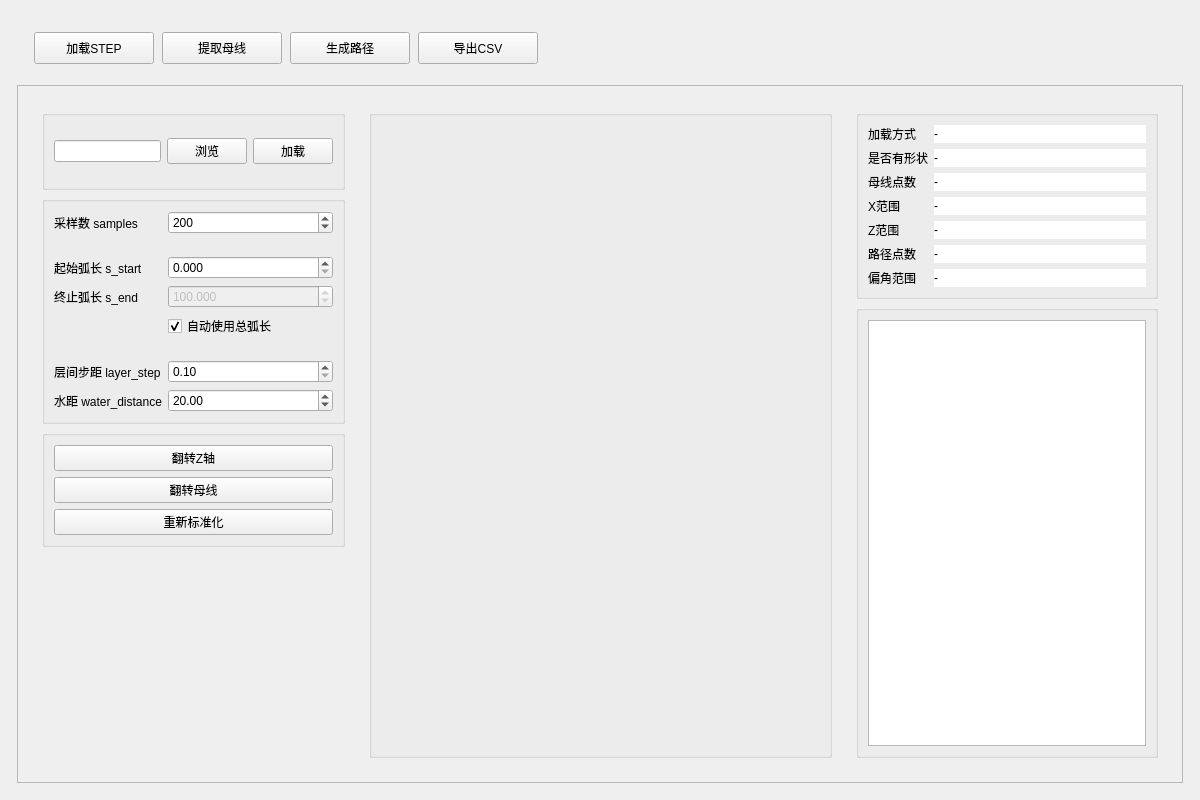
<?xml version="1.0" encoding="UTF-8"?>
<ui version="4.0">
 <class>MainWindow</class>
 <widget class="QWidget" name="MainWindow">
  <property name="geometry">
   <rect>
    <x>0</x>
    <y>0</y>
    <width>1200</width>
    <height>800</height>
   </rect>
  </property>
  <property name="minimumSize">
   <size>
    <width>1200</width>
    <height>800</height>
   </size>
  </property>
  <property name="windowTitle">
   <string>ProfilingScanPath v2.0</string>
  </property>
  <layout class="QGridLayout" name="gridLayout">
   <item row="0" column="0">
    <layout class="QVBoxLayout" name="verticalLayout" stretch="0,1">
     <property name="sizeConstraint">
      <enum>QLayout::SetDefaultConstraint</enum>
     </property>
     <property name="leftMargin">
      <number>6</number>
     </property>
     <property name="topMargin">
      <number>6</number>
     </property>
     <property name="rightMargin">
      <number>6</number>
     </property>
     <property name="bottomMargin">
      <number>6</number>
     </property>
     <item>
      <widget class="QWidget" name="wgtToolbar" native="true">
       <property name="sizePolicy">
        <sizepolicy hsizetype="Preferred" vsizetype="Fixed">
         <horstretch>0</horstretch>
         <verstretch>0</verstretch>
        </sizepolicy>
       </property>
       <property name="minimumSize">
        <size>
         <width>0</width>
         <height>60</height>
        </size>
       </property>
       <property name="maximumSize">
        <size>
         <width>1677215</width>
         <height>80</height>
        </size>
       </property>
       <layout class="QVBoxLayout" name="verticalLayout_9">
        <item>
         <layout class="QHBoxLayout" name="horizontalLayout">
          <property name="spacing">
           <number>8</number>
          </property>
          <property name="leftMargin">
           <number>8</number>
          </property>
          <property name="topMargin">
           <number>6</number>
          </property>
          <property name="rightMargin">
           <number>8</number>
          </property>
          <property name="bottomMargin">
           <number>6</number>
          </property>
          <item>
           <widget class="QToolButton" name="btnOpen">
            <property name="sizePolicy">
             <sizepolicy hsizetype="Preferred" vsizetype="Fixed">
              <horstretch>0</horstretch>
              <verstretch>0</verstretch>
             </sizepolicy>
            </property>
            <property name="minimumSize">
             <size>
              <width>120</width>
              <height>32</height>
             </size>
            </property>
            <property name="maximumSize">
             <size>
              <width>16777215</width>
              <height>36</height>
             </size>
            </property>
            <property name="text">
             <string>加载STEP</string>
            </property>
           </widget>
          </item>
          <item>
           <widget class="QToolButton" name="btnExtract">
            <property name="sizePolicy">
             <sizepolicy hsizetype="Preferred" vsizetype="Fixed">
              <horstretch>0</horstretch>
              <verstretch>0</verstretch>
             </sizepolicy>
            </property>
            <property name="minimumSize">
             <size>
              <width>120</width>
              <height>32</height>
             </size>
            </property>
            <property name="maximumSize">
             <size>
              <width>16777215</width>
              <height>36</height>
             </size>
            </property>
            <property name="text">
             <string>提取母线</string>
            </property>
           </widget>
          </item>
          <item>
           <widget class="QToolButton" name="btnGenerate">
            <property name="sizePolicy">
             <sizepolicy hsizetype="Preferred" vsizetype="Fixed">
              <horstretch>0</horstretch>
              <verstretch>0</verstretch>
             </sizepolicy>
            </property>
            <property name="minimumSize">
             <size>
              <width>120</width>
              <height>32</height>
             </size>
            </property>
            <property name="maximumSize">
             <size>
              <width>16777215</width>
              <height>36</height>
             </size>
            </property>
            <property name="text">
             <string>生成路径</string>
            </property>
           </widget>
          </item>
          <item>
           <widget class="QToolButton" name="btnExport">
            <property name="sizePolicy">
             <sizepolicy hsizetype="Preferred" vsizetype="Fixed">
              <horstretch>0</horstretch>
              <verstretch>0</verstretch>
             </sizepolicy>
            </property>
            <property name="minimumSize">
             <size>
              <width>120</width>
              <height>32</height>
             </size>
            </property>
            <property name="maximumSize">
             <size>
              <width>16777215</width>
              <height>36</height>
             </size>
            </property>
            <property name="text">
             <string>导出CSV</string>
            </property>
           </widget>
          </item>
          <item>
           <spacer name="horizontalSpacer">
            <property name="orientation">
             <enum>Qt::Horizontal</enum>
            </property>
            <property name="sizeHint" stdset="0">
             <size>
              <width>40</width>
              <height>20</height>
             </size>
            </property>
           </spacer>
          </item>
         </layout>
        </item>
       </layout>
      </widget>
     </item>
     <item>
      <widget class="QFrame" name="frameMain">
       <property name="sizePolicy">
        <sizepolicy hsizetype="Expanding" vsizetype="Expanding">
         <horstretch>0</horstretch>
         <verstretch>0</verstretch>
        </sizepolicy>
       </property>
       <property name="minimumSize">
        <size>
         <width>0</width>
         <height>0</height>
        </size>
       </property>
       <property name="frameShape">
        <enum>QFrame::StyledPanel</enum>
       </property>
       <property name="frameShadow">
        <enum>QFrame::Raised</enum>
       </property>
       <layout class="QHBoxLayout" name="horizontalLayout_4">
        <item>
         <layout class="QHBoxLayout" name="horizontalLayout_2" stretch="2,3,2">
          <property name="leftMargin">
           <number>6</number>
          </property>
          <property name="topMargin">
           <number>6</number>
          </property>
          <property name="rightMargin">
           <number>6</number>
          </property>
          <property name="bottomMargin">
           <number>6</number>
          </property>
          <item>
           <widget class="QWidget" name="wgtLeftPanel" native="true">
            <property name="sizePolicy">
             <sizepolicy hsizetype="Fixed" vsizetype="Expanding">
              <horstretch>0</horstretch>
              <verstretch>0</verstretch>
             </sizepolicy>
            </property>
            <property name="minimumSize">
             <size>
              <width>280</width>
              <height>0</height>
             </size>
            </property>
            <property name="maximumSize">
             <size>
              <width>360</width>
              <height>16777215</height>
             </size>
            </property>
            <layout class="QVBoxLayout" name="verticalLayout_5">
             <item>
              <layout class="QVBoxLayout" name="verticalLayoutLeft">
               <item>
                <widget class="QGroupBox" name="grfFile">
                 <property name="sizePolicy">
                  <sizepolicy hsizetype="Preferred" vsizetype="Fixed">
                   <horstretch>0</horstretch>
                   <verstretch>0</verstretch>
                  </sizepolicy>
                 </property>
                 <property name="minimumSize">
                  <size>
                   <width>0</width>
                   <height>80</height>
                  </size>
                 </property>
                 <property name="title">
                  <string/>
                 </property>
                 <layout class="QHBoxLayout" name="horizontalLayout_5">
                  <item>
                   <layout class="QHBoxLayout" name="horizontalLayout_3">
                    <item>
                     <widget class="QLineEdit" name="edtStepFilePath"/>
                    </item>
                    <item>
                     <widget class="QPushButton" name="btnBrowseStep">
                      <property name="text">
                       <string>浏览</string>
                      </property>
                     </widget>
                    </item>
                    <item>
                     <widget class="QPushButton" name="btnLoadStep">
                      <property name="text">
                       <string>加载</string>
                      </property>
                     </widget>
                    </item>
                   </layout>
                  </item>
                 </layout>
                </widget>
               </item>
               <item>
                <widget class="QGroupBox" name="grpParameters">
                 <property name="sizePolicy">
                  <sizepolicy hsizetype="Preferred" vsizetype="Fixed">
                   <horstretch>0</horstretch>
                   <verstretch>0</verstretch>
                  </sizepolicy>
                 </property>
                 <property name="minimumSize">
                  <size>
                   <width>0</width>
                   <height>200</height>
                  </size>
                 </property>
                 <property name="title">
                  <string/>
                 </property>
                 <layout class="QGridLayout" name="gridLayout_2">
                  <item row="0" column="0">
                   <layout class="QFormLayout" name="formLayout">
                    <item row="0" column="0">
                     <widget class="QLabel" name="label">
                      <property name="text">
                       <string>采样数 samples</string>
                      </property>
                     </widget>
                    </item>
                    <item row="0" column="1">
                     <widget class="QSpinBox" name="spnSamples">
                      <property name="minimum">
                       <number>10</number>
                      </property>
                      <property name="maximum">
                       <number>2000</number>
                      </property>
                      <property name="value">
                       <number>200</number>
                      </property>
                     </widget>
                    </item>
                    <item row="2" column="0">
                     <widget class="QLabel" name="label_2">
                      <property name="text">
                       <string>起始弧长 s_start</string>
                      </property>
                     </widget>
                    </item>
                    <item row="2" column="1">
                     <widget class="QDoubleSpinBox" name="dsbSStart">
                      <property name="decimals">
                       <number>3</number>
                      </property>
                      <property name="maximum">
                       <double>10000.000000000000000</double>
                      </property>
                     </widget>
                    </item>
                    <item row="3" column="0">
                     <widget class="QLabel" name="label_3">
                      <property name="text">
                       <string>终止弧长 s_end</string>
                      </property>
                     </widget>
                    </item>
                    <item row="3" column="1">
                     <widget class="QDoubleSpinBox" name="dsbSEnd">
                      <property name="enabled">
                       <bool>false</bool>
                      </property>
                      <property name="decimals">
                       <number>3</number>
                      </property>
                      <property name="maximum">
                       <double>10000.000000000000000</double>
                      </property>
                      <property name="value">
                       <double>100.000000000000000</double>
                      </property>
                     </widget>
                    </item>
                    <item row="6" column="0">
                     <widget class="QLabel" name="label_4">
                      <property name="text">
                       <string>层间步距 layer_step</string>
                      </property>
                     </widget>
                    </item>
                    <item row="6" column="1">
                     <widget class="QDoubleSpinBox" name="dsbLayerStep">
                      <property name="minimum">
                       <double>0.100000000000000</double>
                      </property>
                      <property name="maximum">
                       <double>50.000000000000000</double>
                      </property>
                     </widget>
                    </item>
                    <item row="7" column="0">
                     <widget class="QLabel" name="label_5">
                      <property name="text">
                       <string>水距 water_distance</string>
                      </property>
                     </widget>
                    </item>
                    <item row="7" column="1">
                     <widget class="QDoubleSpinBox" name="dsbWaterDistance">
                      <property name="maximum">
                       <double>200.000000000000000</double>
                      </property>
                      <property name="value">
                       <double>20.000000000000000</double>
                      </property>
                     </widget>
                    </item>
                    <item row="1" column="0">
                     <spacer name="verticalSpacer">
                      <property name="orientation">
                       <enum>Qt::Vertical</enum>
                      </property>
                      <property name="sizeType">
                       <enum>QSizePolicy::Fixed</enum>
                      </property>
                      <property name="sizeHint" stdset="0">
                       <size>
                        <width>20</width>
                        <height>10</height>
                       </size>
                      </property>
                     </spacer>
                    </item>
                    <item row="5" column="0">
                     <spacer name="verticalSpacer_2">
                      <property name="orientation">
                       <enum>Qt::Vertical</enum>
                      </property>
                      <property name="sizeType">
                       <enum>QSizePolicy::Fixed</enum>
                      </property>
                      <property name="sizeHint" stdset="0">
                       <size>
                        <width>20</width>
                        <height>10</height>
                       </size>
                      </property>
                     </spacer>
                    </item>
                    <item row="4" column="1">
                     <widget class="QCheckBox" name="chkAutoSEnd">
                      <property name="enabled">
                       <bool>true</bool>
                      </property>
                      <property name="text">
                       <string>自动使用总弧长</string>
                      </property>
                      <property name="checked">
                       <bool>true</bool>
                      </property>
                      <property name="tristate">
                       <bool>false</bool>
                      </property>
                     </widget>
                    </item>
                   </layout>
                  </item>
                 </layout>
                </widget>
               </item>
               <item>
                <widget class="QGroupBox" name="grpCorrection">
                 <property name="sizePolicy">
                  <sizepolicy hsizetype="Preferred" vsizetype="Fixed">
                   <horstretch>0</horstretch>
                   <verstretch>0</verstretch>
                  </sizepolicy>
                 </property>
                 <property name="minimumSize">
                  <size>
                   <width>0</width>
                   <height>100</height>
                  </size>
                 </property>
                 <property name="title">
                  <string/>
                 </property>
                 <layout class="QVBoxLayout" name="verticalLayout_6">
                  <item>
                   <layout class="QVBoxLayout" name="verticalLayout_4">
                    <item>
                     <widget class="QPushButton" name="btnFlipZ">
                      <property name="text">
                       <string>翻转Z轴</string>
                      </property>
                     </widget>
                    </item>
                    <item>
                     <widget class="QPushButton" name="btnFlipProfile">
                      <property name="text">
                       <string>翻转母线</string>
                      </property>
                     </widget>
                    </item>
                    <item>
                     <widget class="QPushButton" name="btnReNormalize">
                      <property name="text">
                       <string>重新标准化</string>
                      </property>
                     </widget>
                    </item>
                   </layout>
                  </item>
                 </layout>
                </widget>
               </item>
               <item>
                <spacer name="verticalSpacer_3">
                 <property name="orientation">
                  <enum>Qt::Vertical</enum>
                 </property>
                 <property name="sizeHint" stdset="0">
                  <size>
                   <width>20</width>
                   <height>40</height>
                  </size>
                 </property>
                </spacer>
               </item>
              </layout>
             </item>
            </layout>
           </widget>
          </item>
          <item>
           <widget class="QWidget" name="wgtCenterPanel" native="true">
            <property name="sizePolicy">
             <sizepolicy hsizetype="Expanding" vsizetype="Expanding">
              <horstretch>0</horstretch>
              <verstretch>0</verstretch>
             </sizepolicy>
            </property>
            <property name="minimumSize">
             <size>
              <width>420</width>
              <height>400</height>
             </size>
            </property>
            <layout class="QVBoxLayout" name="verticalLayout_10">
             <item>
              <layout class="QVBoxLayout" name="verticalLayoutCenter">
               <item>
                <widget class="QGroupBox" name="grpPreview">
                 <property name="sizePolicy">
                  <sizepolicy hsizetype="Expanding" vsizetype="Expanding">
                   <horstretch>0</horstretch>
                   <verstretch>0</verstretch>
                  </sizepolicy>
                 </property>
                 <property name="minimumSize">
                  <size>
                   <width>0</width>
                   <height>0</height>
                  </size>
                 </property>
                 <property name="title">
                  <string/>
                 </property>
                 <layout class="QVBoxLayout" name="verticalLayout_11">
                  <item>
                   <layout class="QVBoxLayout" name="verticalLayout_2">
                    <item>
                     <widget class="QWidget" name="wgtPreviewCanvas" native="true"/>
                    </item>
                   </layout>
                  </item>
                 </layout>
                </widget>
               </item>
              </layout>
             </item>
            </layout>
           </widget>
          </item>
          <item>
           <widget class="QWidget" name="wgtRightPanel" native="true">
            <property name="sizePolicy">
             <sizepolicy hsizetype="Fixed" vsizetype="Expanding">
              <horstretch>0</horstretch>
              <verstretch>0</verstretch>
             </sizepolicy>
            </property>
            <property name="minimumSize">
             <size>
              <width>240</width>
              <height>0</height>
             </size>
            </property>
            <property name="maximumSize">
             <size>
              <width>320</width>
              <height>16777215</height>
             </size>
            </property>
            <layout class="QVBoxLayout" name="verticalLayout_7">
             <item>
              <layout class="QVBoxLayout" name="verticalLayoutRight">
               <item>
                <widget class="QGroupBox" name="grpResults">
                 <property name="sizePolicy">
                  <sizepolicy hsizetype="Preferred" vsizetype="Fixed">
                   <horstretch>0</horstretch>
                   <verstretch>0</verstretch>
                  </sizepolicy>
                 </property>
                 <property name="minimumSize">
                  <size>
                   <width>0</width>
                   <height>120</height>
                  </size>
                 </property>
                 <property name="title">
                  <string/>
                 </property>
                 <layout class="QGridLayout" name="gridLayout_3">
                  <item row="0" column="0">
                   <layout class="QFormLayout" name="formLayout_2">
                    <item row="0" column="0">
                     <widget class="QLabel" name="label_6">
                      <property name="text">
                       <string>加载方式</string>
                      </property>
                     </widget>
                    </item>
                    <item row="1" column="0">
                     <widget class="QLabel" name="label_7">
                      <property name="text">
                       <string>是否有形状</string>
                      </property>
                     </widget>
                    </item>
                    <item row="2" column="0">
                     <widget class="QLabel" name="label_8">
                      <property name="text">
                       <string>母线点数</string>
                      </property>
                     </widget>
                    </item>
                    <item row="3" column="0">
                     <widget class="QLabel" name="label_9">
                      <property name="text">
                       <string>X范围</string>
                      </property>
                     </widget>
                    </item>
                    <item row="4" column="0">
                     <widget class="QLabel" name="label_10">
                      <property name="text">
                       <string>Z范围</string>
                      </property>
                     </widget>
                    </item>
                    <item row="5" column="0">
                     <widget class="QLabel" name="label_11">
                      <property name="text">
                       <string>路径点数</string>
                      </property>
                     </widget>
                    </item>
                    <item row="6" column="0">
                     <widget class="QLabel" name="label_12">
                      <property name="text">
                       <string>偏角范围</string>
                      </property>
                     </widget>
                    </item>
                    <item row="0" column="1">
                     <widget class="QLabel" name="lblLoaderBackendValue">
                      <property name="styleSheet">
                       <string notr="true">background-color: rgb(255, 255, 255);</string>
                      </property>
                      <property name="text">
                       <string>-</string>
                      </property>
                     </widget>
                    </item>
                    <item row="1" column="1">
                     <widget class="QLabel" name="lblHasOcpShapeValue">
                      <property name="styleSheet">
                       <string notr="true">background-color: rgb(255, 255, 255);</string>
                      </property>
                      <property name="text">
                       <string>-</string>
                      </property>
                     </widget>
                    </item>
                    <item row="2" column="1">
                     <widget class="QLabel" name="lblProfileCountValue">
                      <property name="styleSheet">
                       <string notr="true">background-color: rgb(255, 255, 255);</string>
                      </property>
                      <property name="text">
                       <string>-</string>
                      </property>
                     </widget>
                    </item>
                    <item row="3" column="1">
                     <widget class="QLabel" name="lblXRangeValue">
                      <property name="styleSheet">
                       <string notr="true">background-color: rgb(255, 255, 255);</string>
                      </property>
                      <property name="text">
                       <string>-</string>
                      </property>
                     </widget>
                    </item>
                    <item row="4" column="1">
                     <widget class="QLabel" name="lblZRangeValue">
                      <property name="styleSheet">
                       <string notr="true">background-color: rgb(255, 255, 255);</string>
                      </property>
                      <property name="text">
                       <string>-</string>
                      </property>
                     </widget>
                    </item>
                    <item row="5" column="1">
                     <widget class="QLabel" name="lblScanCountValue">
                      <property name="styleSheet">
                       <string notr="true">background-color: rgb(255, 255, 255);</string>
                      </property>
                      <property name="text">
                       <string>-</string>
                      </property>
                     </widget>
                    </item>
                    <item row="6" column="1">
                     <widget class="QLabel" name="lblAngleRangeValue">
                      <property name="styleSheet">
                       <string notr="true">background-color: rgb(255, 255, 255);</string>
                      </property>
                      <property name="text">
                       <string>-</string>
                      </property>
                     </widget>
                    </item>
                   </layout>
                  </item>
                 </layout>
                </widget>
               </item>
               <item>
                <widget class="QGroupBox" name="grpLog">
                 <property name="sizePolicy">
                  <sizepolicy hsizetype="Expanding" vsizetype="Expanding">
                   <horstretch>0</horstretch>
                   <verstretch>0</verstretch>
                  </sizepolicy>
                 </property>
                 <property name="title">
                  <string/>
                 </property>
                 <layout class="QVBoxLayout" name="verticalLayout_8">
                  <item>
                   <layout class="QVBoxLayout" name="verticalLayout_3">
                    <item>
                     <widget class="QPlainTextEdit" name="txtLog"/>
                    </item>
                   </layout>
                  </item>
                 </layout>
                </widget>
               </item>
              </layout>
             </item>
            </layout>
           </widget>
          </item>
         </layout>
        </item>
       </layout>
      </widget>
     </item>
    </layout>
   </item>
  </layout>
 </widget>
 <resources/>
 <connections>
  <connection>
   <sender>chkAutoSEnd</sender>
   <signal>toggled(bool)</signal>
   <receiver>dsbSEnd</receiver>
   <slot>setDisabled(bool)</slot>
   <hints>
    <hint type="sourcelabel">
     <x>203</x>
     <y>290</y>
    </hint>
    <hint type="destinationlabel">
     <x>205</x>
     <y>273</y>
    </hint>
   </hints>
  </connection>
 </connections>
</ui>
